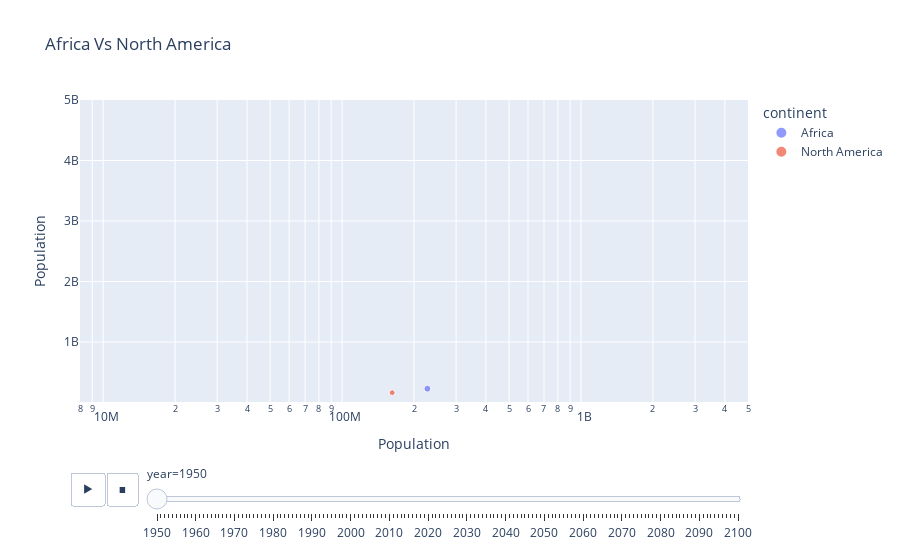

Write notebook code for a chart like this one.
### Markdown cell above
#### Population Growth Projection

### Code cell
px.scatter(population, x=" Population", y=" Population",
        animation_frame="year",
        animation_group="continent",
        color="continent",
        size=" Population",
        hover_name="continent",
        range_x=[8000000,5000000000],
        range_y=[8000000,5000000000],
        log_x=True,
        title='Africa Vs North America'
          )

### Figure 1 — Plotly figure (JSON) as saved in the notebook; plotly's stock layout.template omitted (floating-point values rounded to 4 significant figures)
{"data": [{"hovertemplate": "<b>%{hovertext}</b><br><br>continent=Africa<br>year=1950<br> Population=%{marker.size}<extra></extra>", "hovertext": ["Africa"], "ids": ["Africa"], "legendgroup": "Africa", "marker": {"color": "#636efa", "size": [227549258], "sizemode": "area", "sizeref": 9811000.0, "symbol": "circle"}, "mode": "markers", "name": "Africa", "orientation": "v", "showlegend": true, "type": "scatter", "x": [227549258], "xaxis": "x", "y": [227549258], "yaxis": "y"}, {"hovertemplate": "<b>%{hovertext}</b><br><br>continent=North America<br>year=1950<br> Population=%{marker.size}<extra></extra>", "hovertext": ["North America"], "ids": ["North America"], "legendgroup": "North America", "marker": {"color": "#EF553B", "size": [162089353], "sizemode": "area", "sizeref": 9811000.0, "symbol": "circle"}, "mode": "markers", "name": "North America", "orientation": "v", "showlegend": true, "type": "scatter", "x": [162089353], "xaxis": "x", "y": [162089353], "yaxis": "y"}], "layout": {"legend": {"itemsizing": "constant", "title": {"text": "continent"}, "tracegroupgap": 0}, "sliders": [{"active": 0, "currentvalue": {"prefix": "year="}, "len": 0.9, "pad": {"b": 10, "t": 60}, "steps": [{"args": [["1950"], {"frame": {"duration": 0, "redraw": false}, "fromcurrent": true, "mode": "immediate", "transition": {"duration": 0, "easing": "linear"}}], "label": "1950", "method": "animate"}, {"args": [["1951"], {"frame": {"duration": 0, "redraw": false}, "fromcurrent": true, "mode": "immediate", "transition": {"duration": 0, "easing": "linear"}}], "label": "1951", "method": "animate"}, {"args": [["1952"], {"frame": {"duration": 0, "redraw": false}, "fromcurrent": true, "mode": "immediate", "transition": {"duration": 0, "easing": "linear"}}], "label": "1952", "method": "animate"}, {"args": [["1953"], {"frame": {"duration": 0, "redraw": false}, "fromcurrent": true, "mode": "immediate", "transition": {"duration": 0, "easing": "linear"}}], "label": "1953", "method": "animate"}, {"args": [["1954"], {"frame": {"duration": 0, "redraw": false}, "fromcurrent": true, "mode": "immediate", "transition": {"duration": 0, "easing": "linear"}}], "label": "1954", "method": "animate"}, {"args": [["1955"], {"frame": {"duration": 0, "redraw": false}, "fromcurrent": true, "mode": "immediate", "transition": {"duration": 0, "easing": "linear"}}], "label": "1955", "method": "animate"}, {"args": [["1956"], {"frame": {"duration": 0, "redraw": false}, "fromcurrent": true, "mode": "immediate", "transition": {"duration": 0, "easing": "linear"}}], "label": "1956", "method": "animate"}, {"args": [["1957"], {"frame": {"duration": 0, "redraw": false}, "fromcurrent": true, "mode": "immediate", "transition": {"duration": 0, "easing": "linear"}}], "label": "1957", "method": "animate"}, {"args": [["1958"], {"frame": {"duration": 0, "redraw": false}, "fromcurrent": true, "mode": "immediate", "transition": {"duration": 0, "easing": "linear"}}], "label": "1958", "method": "animate"}, {"args": [["1959"], {"frame": {"duration": 0, "redraw": false}, "fromcurrent": true, "mode": "immediate", "transition": {"duration": 0, "easing": "linear"}}], "label": "1959", "method": "animate"}, {"args": [["1960"], {"frame": {"duration": 0, "redraw": false}, "fromcurrent": true, "mode": "immediate", "transition": {"duration": 0, "easing": "linear"}}], "label": "1960", "method": "animate"}, {"args": [["1961"], {"frame": {"duration": 0, "redraw": false}, "fromcurrent": true, "mode": "immediate", "transition": {"duration": 0, "easing": "linear"}}], "label": "1961", "method": "animate"}, {"args": [["1962"], {"frame": {"duration": 0, "redraw": false}, "fromcurrent": true, "mode": "immediate", "transition": {"duration": 0, "easing": "linear"}}], "label": "1962", "method": "animate"}, {"args": [["1963"], {"frame": {"duration": 0, "redraw": false}, "fromcurrent": true, "mode": "immediate", "transition": {"duration": 0, "easing": "linear"}}], "label": "1963", "method": "animate"}, {"args": [["1964"], {"frame": {"duration": 0, "redraw": false}, "fromcurrent": true, "mode": "immediate", "transition": {"duration": 0, "easing": "linear"}}], "label": "1964", "method": "animate"}, {"args": [["1965"], {"frame": {"duration": 0, "redraw": false}, "fromcurrent": true, "mode": "immediate", "transition": {"duration": 0, "easing": "linear"}}], "label": "1965", "method": "animate"}, {"args": [["1966"], {"frame": {"duration": 0, "redraw": false}, "fromcurrent": true, "mode": "immediate", "transition": {"duration": 0, "easing": "linear"}}], "label": "1966", "method": "animate"}, {"args": [["1967"], {"frame": {"duration": 0, "redraw": false}, "fromcurrent": true, "mode": "immediate", "transition": {"duration": 0, "easing": "linear"}}], "label": "1967", "method": "animate"}, {"args": [["1968"], {"frame": {"duration": 0, "redraw": false}, "fromcurrent": true, "mode": "immediate", "transition": {"duration": 0, "easing": "linear"}}], "label": "1968", "method": "animate"}, {"args": [["1969"], {"frame": {"duration": 0, "redraw": false}, "fromcurrent": true, "mode": "immediate", "transition": {"duration": 0, "easing": "linear"}}], "label": "1969", "method": "animate"}, {"args": [["1970"], {"frame": {"duration": 0, "redraw": false}, "fromcurrent": true, "mode": "immediate", "transition": {"duration": 0, "easing": "linear"}}], "label": "1970", "method": "animate"}, {"args": [["1971"], {"frame": {"duration": 0, "redraw": false}, "fromcurrent": true, "mode": "immediate", "transition": {"duration": 0, "easing": "linear"}}], "label": "1971", "method": "animate"}, {"args": [["1972"], {"frame": {"duration": 0, "redraw": false}, "fromcurrent": true, "mode": "immediate", "transition": {"duration": 0, "easing": "linear"}}], "label": "1972", "method": "animate"}, {"args": [["1973"], {"frame": {"duration": 0, "redraw": false}, "fromcurrent": true, "mode": "immediate", "transition": {"duration": 0, "easing": "linear"}}], "label": "1973", "method": "animate"}, {"args": [["1974"], {"frame": {"duration": 0, "redraw": false}, "fromcurrent": true, "mode": "immediate", "transition": {"duration": 0, "easing": "linear"}}], "label": "1974", "method": "animate"}, {"args": [["1975"], {"frame": {"duration": 0, "redraw": false}, "fromcurrent": true, "mode": "immediate", "transition": {"duration": 0, "easing": "linear"}}], "label": "1975", "method": "animate"}, {"args": [["1976"], {"frame": {"duration": 0, "redraw": false}, "fromcurrent": true, "mode": "immediate", "transition": {"duration": 0, "easing": "linear"}}], "label": "1976", "method": "animate"}, {"args": [["1977"], {"frame": {"duration": 0, "redraw": false}, "fromcurrent": true, "mode": "immediate", "transition": {"duration": 0, "easing": "linear"}}], "label": "1977", "method": "animate"}, {"args": [["1978"], {"frame": {"duration": 0, "redraw": false}, "fromcurrent": true, "mode": "immediate", "transition": {"duration": 0, "easing": "linear"}}], "label": "1978", "method": "animate"}, {"args": [["1979"], {"frame": {"duration": 0, "redraw": false}, "fromcurrent": true, "mode": "immediate", "transition": {"duration": 0, "easing": "linear"}}], "label": "1979", "method": "animate"}, {"args": [["1980"], {"frame": {"duration": 0, "redraw": false}, "fromcurrent": true, "mode": "immediate", "transition": {"duration": 0, "easing": "linear"}}], "label": "1980", "method": "animate"}, {"args": [["1981"], {"frame": {"duration": 0, "redraw": false}, "fromcurrent": true, "mode": "immediate", "transition": {"duration": 0, "easing": "linear"}}], "label": "1981", "method": "animate"}, {"args": [["1982"], {"frame": {"duration": 0, "redraw": false}, "fromcurrent": true, "mode": "immediate", "transition": {"duration": 0, "easing": "linear"}}], "label": "1982", "method": "animate"}, {"args": [["1983"], {"frame": {"duration": 0, "redraw": false}, "fromcurrent": true, "mode": "immediate", "transition": {"duration": 0, "easing": "linear"}}], "label": "1983", "method": "animate"}, {"args": [["1984"], {"frame": {"duration": 0, "redraw": false}, "fromcurrent": true, "mode": "immediate", "transition": {"duration": 0, "easing": "linear"}}], "label": "1984", "method": "animate"}, {"args": [["1985"], {"frame": {"duration": 0, "redraw": false}, "fromcurrent": true, "mode": "immediate", "transition": {"duration": 0, "easing": "linear"}}], "label": "1985", "method": "animate"}, {"args": [["1986"], {"frame": {"duration": 0, "redraw": false}, "fromcurrent": true, "mode": "immediate", "transition": {"duration": 0, "easing": "linear"}}], "label": "1986", "method": "animate"}, {"args": [["1987"], {"frame": {"duration": 0, "redraw": false}, "fromcurrent": true, "mode": "immediate", "transition": {"duration": 0, "easing": "linear"}}], "label": "1987", "method": "animate"}, {"args": [["1988"], {"frame": {"duration": 0, "redraw": false}, "fromcurrent": true, "mode": "immediate", "transition": {"duration": 0, "easing": "linear"}}], "label": "1988", "method": "animate"}, {"args": [["1989"], {"frame": {"duration": 0, "redraw": false}, "fromcurrent": true, "mode": "immediate", "transition": {"duration": 0, "easing": "linear"}}], "label": "1989", "method": "animate"}, {"args": [["1990"], {"frame": {"duration": 0, "redraw": false}, "fromcurrent": true, "mode": "immediate", "transition": {"duration": 0, "easing": "linear"}}], "label": "1990", "method": "animate"}, {"args": [["1991"], {"frame": {"duration": 0, "redraw": false}, "fromcurrent": true, "mode": "immediate", "transition": {"duration": 0, "easing": "linear"}}], "label": "1991", "method": "animate"}, {"args": [["1992"], {"frame": {"duration": 0, "redraw": false}, "fromcurrent": true, "mode": "immediate", "transition": {"duration": 0, "easing": "linear"}}], "label": "1992", "method": "animate"}, {"args": [["1993"], {"frame": {"duration": 0, "redraw": false}, "fromcurrent": true, "mode": "immediate", "transition": {"duration": 0, "easing": "linear"}}], "label": "1993", "method": "animate"}, {"args": [["1994"], {"frame": {"duration": 0, "redraw": false}, "fromcurrent": true, "mode": "immediate", "transition": {"duration": 0, "easing": "linear"}}], "label": "1994", "method": "animate"}, {"args": [["1995"], {"frame": {"duration": 0, "redraw": false}, "fromcurrent": true, "mode": "immediate", "transition": {"duration": 0, "easing": "linear"}}], "label": "1995", "method": "animate"}, {"args": [["1996"], {"frame": {"duration": 0, "redraw": false}, "fromcurrent": true, "mode": "immediate", "transition": {"duration": 0, "easing": "linear"}}], "label": "1996", "method": "animate"}, {"args": [["1997"], {"frame": {"duration": 0, "redraw": false}, "fromcurrent": true, "mode": "immediate", "transition": {"duration": 0, "easing": "linear"}}], "label": "1997", "method": "animate"}, {"args": [["1998"], {"frame": {"duration": 0, "redraw": false}, "fromcurrent": true, "mode": "immediate", "transition": {"duration": 0, "easing": "linear"}}], "label": "1998", "method": "animate"}, {"args": [["1999"], {"frame": {"duration": 0, "redraw": false}, "fromcurrent": true, "mode": "immediate", "transition": {"duration": 0, "easing": "linear"}}], "label": "1999", "method": "animate"}, {"args": [["2000"], {"frame": {"duration": 0, "redraw": false}, "fromcurrent": true, "mode": "immediate", "transition": {"duration": 0, "easing": "linear"}}], "label": "2000", "method": "animate"}, {"args": [["2001"], {"frame": {"duration": 0, "redraw": false}, "fromcurrent": true, "mode": "immediate", "transition": {"duration": 0, "easing": "linear"}}], "label": "2001", "method": "animate"}, {"args": [["2002"], {"frame": {"duration": 0, "redraw": false}, "fromcurrent": true, "mode": "immediate", "transition": {"duration": 0, "easing": "linear"}}], "label": "2002", "method": "animate"}, {"args": [["2003"], {"frame": {"duration": 0, "redraw": false}, "fromcurrent": true, "mode": "immediate", "transition": {"duration": 0, "easing": "linear"}}], "label": "2003", "method": "animate"}, {"args": [["2004"], {"frame": {"duration": 0, "redraw": false}, "fromcurrent": true, "mode": "immediate", "transition": {"duration": 0, "easing": "linear"}}], "label": "2004", "method": "animate"}, {"args": [["2005"], {"frame": {"duration": 0, "redraw": false}, "fromcurrent": true, "mode": "immediate", "transition": {"duration": 0, "easing": "linear"}}], "label": "2005", "method": "animate"}, {"args": [["2006"], {"frame": {"duration": 0, "redraw": false}, "fromcurrent": true, "mode": "immediate", "transition": {"duration": 0, "easing": "linear"}}], "label": "2006", "method": "animate"}, {"args": [["2007"], {"frame": {"duration": 0, "redraw": false}, "fromcurrent": true, "mode": "immediate", "transition": {"duration": 0, "easing": "linear"}}], "label": "2007", "method": "animate"}, {"args": [["2008"], {"frame": {"duration": 0, "redraw": false}, "fromcurrent": true, "mode": "immediate", "transition": {"duration": 0, "easing": "linear"}}], "label": "2008", "method": "animate"}, {"args": [["2009"], {"frame": {"duration": 0, "redraw": false}, "fromcurrent": true, "mode": "immediate", "transition": {"duration": 0, "easing": "linear"}}], "label": "2009", "method": "animate"}, {"args": [["2010"], {"frame": {"duration": 0, "redraw": false}, "fromcurrent": true, "mode": "immediate", "transition": {"duration": 0, "easing": "linear"}}], "label": "2010", "method": "animate"}, {"args": [["2011"], {"frame": {"duration": 0, "redraw": false}, "fromcurrent": true, "mode": "immediate", "transition": {"duration": 0, "easing": "linear"}}], "label": "2011", "method": "animate"}, {"args": [["2012"], {"frame": {"duration": 0, "redraw": false}, "fromcurrent": true, "mode": "immediate", "transition": {"duration": 0, "easing": "linear"}}], "label": "2012", "method": "animate"}, {"args": [["2013"], {"frame": {"duration": 0, "redraw": false}, "fromcurrent": true, "mode": "immediate", "transition": {"duration": 0, "easing": "linear"}}], "label": "2013", "method": "animate"}, {"args": [["2014"], {"frame": {"duration": 0, "redraw": false}, "fromcurrent": true, "mode": "immediate", "transition": {"duration": 0, "easing": "linear"}}], "label": "2014", "method": "animate"}, {"args": [["2015"], {"frame": {"duration": 0, "redraw": false}, "fromcurrent": true, "mode": "immediate", "transition": {"duration": 0, "easing": "linear"}}], "label": "2015", "method": "animate"}, {"args": [["2016"], {"frame": {"duration": 0, "redraw": false}, "fromcurrent": true, "mode": "immediate", "transition": {"duration": 0, "easing": "linear"}}], "label": "2016", "method": "animate"}, {"args": [["2017"], {"frame": {"duration": 0, "redraw": false}, "fromcurrent": true, "mode": "immediate", "transition": {"duration": 0, "easing": "linear"}}], "label": "2017", "method": "animate"}, {"args": [["2018"], {"frame": {"duration": 0, "redraw": false}, "fromcurrent": true, "mode": "immediate", "transition": {"duration": 0, "easing": "linear"}}], "label": "2018", "method": "animate"}, {"args": [["2019"], {"frame": {"duration": 0, "redraw": false}, "fromcurrent": true, "mode": "immediate", "transition": {"duration": 0, "easing": "linear"}}], "label": "2019", "method": "animate"}, {"args": [["2020"], {"frame": {"duration": 0, "redraw": false}, "fromcurrent": true, "mode": "immediate", "transition": {"duration": 0, "easing": "linear"}}], "label": "2020", "method": "animate"}, {"args": [["2021"], {"frame": {"duration": 0, "redraw": false}, "fromcurrent": true, "mode": "immediate", "transition": {"duration": 0, "easing": "linear"}}], "label": "2021", "method": "animate"}, {"args": [["2022"], {"frame": {"duration": 0, "redraw": false}, "fromcurrent": true, "mode": "immediate", "transition": {"duration": 0, "easing": "linear"}}], "label": "2022", "method": "animate"}, {"args": [["2023"], {"frame": {"duration": 0, "redraw": false}, "fromcurrent": true, "mode": "immediate", "transition": {"duration": 0, "easing": "linear"}}], "label": "2023", "method": "animate"}, {"args": [["2024"], {"frame": {"duration": 0, "redraw": false}, "fromcurrent": true, "mode": "immediate", "transition": {"duration": 0, "easing": "linear"}}], "label": "2024", "method": "animate"}, {"args": [["2025"], {"frame": {"duration": 0, "redraw": false}, "fromcurrent": true, "mode": "immediate", "transition": {"duration": 0, "easing": "linear"}}], "label": "2025", "method": "animate"}, {"args": [["2026"], {"frame": {"duration": 0, "redraw": false}, "fromcurrent": true, "mode": "immediate", "transition": {"duration": 0, "easing": "linear"}}], "label": "2026", "method": "animate"}, {"args": [["2027"], {"frame": {"duration": 0, "redraw": false}, "fromcurrent": true, "mode": "immediate", "transition": {"duration": 0, "easing": "linear"}}], "label": "2027", "method": "animate"}, {"args": [["2028"], {"frame": {"duration": 0, "redraw": false}, "fromcurrent": true, "mode": "immediate", "transition": {"duration": 0, "easing": "linear"}}], "label": "2028", "method": "animate"}, {"args": [["2029"], {"frame": {"duration": 0, "redraw": false}, "fromcurrent": true, "mode": "immediate", "transition": {"duration": 0, "easing": "linear"}}], "label": "2029", "method": "animate"}, {"args": [["2030"], {"frame": {"duration": 0, "redraw": false}, "fromcurrent": true, "mode": "immediate", "transition": {"duration": 0, "easing": "linear"}}], "label": "2030", "method": "animate"}, {"args": [["2031"], {"frame": {"duration": 0, "redraw": false}, "fromcurrent": true, "mode": "immediate", "transition": {"duration": 0, "easing": "linear"}}], "label": "2031", "method": "animate"}, {"args": [["2032"], {"frame": {"duration": 0, "redraw": false}, "fromcurrent": true, "mode": "immediate", "transition": {"duration": 0, "easing": "linear"}}], "label": "2032", "method": "animate"}, {"args": [["2033"], {"frame": {"duration": 0, "redraw": false}, "fromcurrent": true, "mode": "immediate", "transition": {"duration": 0, "easing": "linear"}}], "label": "2033", "method": "animate"}, {"args": [["2034"], {"frame": {"duration": 0, "redraw": false}, "fromcurrent": true, "mode": "immediate", "transition": {"duration": 0, "easing": "linear"}}], "label": "2034", "method": "animate"}, {"args": [["2035"], {"frame": {"duration": 0, "redraw": false}, "fromcurrent": true, "mode": "immediate", "transition": {"duration": 0, "easing": "linear"}}], "label": "2035", "method": "animate"}, {"args": [["2036"], {"frame": {"duration": 0, "redraw": false}, "fromcurrent": true, "mode": "immediate", "transition": {"duration": 0, "easing": "linear"}}], "label": "2036", "method": "animate"}, {"args": [["2037"], {"frame": {"duration": 0, "redraw": false}, "fromcurrent": true, "mode": "immediate", "transition": {"duration": 0, "easing": "linear"}}], "label": "2037", "method": "animate"}, {"args": [["2038"], {"frame": {"duration": 0, "redraw": false}, "fromcurrent": true, "mode": "immediate", "transition": {"duration": 0, "easing": "linear"}}], "label": "2038", "method": "animate"}, {"args": [["2039"], {"frame": {"duration": 0, "redraw": false}, "fromcurrent": true, "mode": "immediate", "transition": {"duration": 0, "easing": "linear"}}], "label": "2039", "method": "animate"}, {"args": [["2040"], {"frame": {"duration": 0, "redraw": false}, "fromcurrent": true, "mode": "immediate", "transition": {"duration": 0, "easing": "linear"}}], "label": "2040", "method": "animate"}, {"args": [["2041"], {"frame": {"duration": 0, "redraw": false}, "fromcurrent": true, "mode": "immediate", "transition": {"duration": 0, "easing": "linear"}}], "label": "2041", "method": "animate"}, {"args": [["2042"], {"frame": {"duration": 0, "redraw": false}, "fromcurrent": true, "mode": "immediate", "transition": {"duration": 0, "easing": "linear"}}], "label": "2042", "method": "animate"}, {"args": [["2043"], {"frame": {"duration": 0, "redraw": false}, "fromcurrent": true, "mode": "immediate", "transition": {"duration": 0, "easing": "linear"}}], "label": "2043", "method": "animate"}, {"args": [["2044"], {"frame": {"duration": 0, "redraw": false}, "fromcurrent": true, "mode": "immediate", "transition": {"duration": 0, "easing": "linear"}}], "label": "2044", "method": "animate"}, {"args": [["2045"], {"frame": {"duration": 0, "redraw": false}, "fromcurrent": true, "mode": "immediate", "transition": {"duration": 0, "easing": "linear"}}], "label": "2045", "method": "animate"}, {"args": [["2046"], {"frame": {"duration": 0, "redraw": false}, "fromcurrent": true, "mode": "immediate", "transition": {"duration": 0, "easing": "linear"}}], "label": "2046", "method": "animate"}, {"args": [["2047"], {"frame": {"duration": 0, "redraw": false}, "fromcurrent": true, "mode": "immediate", "transition": {"duration": 0, "easing": "linear"}}], "label": "2047", "method": "animate"}, {"args": [["2048"], {"frame": {"duration": 0, "redraw": false}, "fromcurrent": true, "mode": "immediate", "transition": {"duration": 0, "easing": "linear"}}], "label": "2048", "method": "animate"}, {"args": [["2049"], {"frame": {"duration": 0, "redraw": false}, "fromcurrent": true, "mode": "immediate", "transition": {"duration": 0, "easing": "linear"}}], "label": "2049", "method": "animate"}, {"args": [["2050"], {"frame": {"duration": 0, "redraw": false}, "fromcurrent": true, "mode": "immediate", "transition": {"duration": 0, "easing": "linear"}}], "label": "2050", "method": "animate"}, {"args": [["2051"], {"frame": {"duration": 0, "redraw": false}, "fromcurrent": true, "mode": "immediate", "transition": {"duration": 0, "easing": "linear"}}], "label": "2051", "method": "animate"}, {"args": [["2052"], {"frame": {"duration": 0, "redraw": false}, "fromcurrent": true, "mode": "immediate", "transition": {"duration": 0, "easing": "linear"}}], "label": "2052", "method": "animate"}, {"args": [["2053"], {"frame": {"duration": 0, "redraw": false}, "fromcurrent": true, "mode": "immediate", "transition": {"duration": 0, "easing": "linear"}}], "label": "2053", "method": "animate"}, {"args": [["2054"], {"frame": {"duration": 0, "redraw": false}, "fromcurrent": true, "mode": "immediate", "transition": {"duration": 0, "easing": "linear"}}], "label": "2054", "method": "animate"}, {"args": [["2055"], {"frame": {"duration": 0, "redraw": false}, "fromcurrent": true, "mode": "immediate", "transition": {"duration": 0, "easing": "linear"}}], "label": "2055", "method": "animate"}, {"args": [["2056"], {"frame": {"duration": 0, "redraw": false}, "fromcurrent": true, "mode": "immediate", "transition": {"duration": 0, "easing": "linear"}}], "label": "2056", "method": "animate"}, {"args": [["2057"], {"frame": {"duration": 0, "redraw": false}, "fromcurrent": true, "mode": "immediate", "transition": {"duration": 0, "easing": "linear"}}], "label": "2057", "method": "animate"}, {"args": [["2058"], {"frame": {"duration": 0, "redraw": false}, "fromcurrent": true, "mode": "immediate", "transition": {"duration": 0, "easing": "linear"}}], "label": "2058", "method": "animate"}, {"args": [["2059"], {"frame": {"duration": 0, "redraw": false}, "fromcurrent": true, "mode": "immediate", "transition": {"duration": 0, "easing": "linear"}}], "label": "2059", "method": "animate"}, {"args": [["2060"], {"frame": {"duration": 0, "redraw": false}, "fromcurrent": true, "mode": "immediate", "transition": {"duration": 0, "easing": "linear"}}], "label": "2060", "method": "animate"}, {"args": [["2061"], {"frame": {"duration": 0, "redraw": false}, "fromcurrent": true, "mode": "immediate", "transition": {"duration": 0, "easing": "linear"}}], "label": "2061", "method": "animate"}, {"args": [["2062"], {"frame": {"duration": 0, "redraw": false}, "fromcurrent": true, "mode": "immediate", "transition": {"duration": 0, "easing": "linear"}}], "label": "2062", "method": "animate"}, {"args": [["2063"], {"frame": {"duration": 0, "redraw": false}, "fromcurrent": true, "mode": "immediate", "transition": {"duration": 0, "easing": "linear"}}], "label": "2063", "method": "animate"}, {"args": [["2064"], {"frame": {"duration": 0, "redraw": false}, "fromcurrent": true, "mode": "immediate", "transition": {"duration": 0, "easing": "linear"}}], "label": "2064", "method": "animate"}, {"args": [["2065"], {"frame": {"duration": 0, "redraw": false}, "fromcurrent": true, "mode": "immediate", "transition": {"duration": 0, "easing": "linear"}}], "label": "2065", "method": "animate"}, {"args": [["2066"], {"frame": {"duration": 0, "redraw": false}, "fromcurrent": true, "mode": "immediate", "transition": {"duration": 0, "easing": "linear"}}], "label": "2066", "method": "animate"}, {"args": [["2067"], {"frame": {"duration": 0, "redraw": false}, "fromcurrent": true, "mode": "immediate", "transition": {"duration": 0, "easing": "linear"}}], "label": "2067", "method": "animate"}, {"args": [["2068"], {"frame": {"duration": 0, "redraw": false}, "fromcurrent": true, "mode": "immediate", "transition": {"duration": 0, "easing": "linear"}}], "label": "2068", "method": "animate"}, {"args": [["2069"], {"frame": {"duration": 0, "redraw": false}, "fromcurrent": true, "mode": "immediate", "transition": {"duration": 0, "easing": "linear"}}], "label": "2069", "method": "animate"}, {"args": [["2070"], {"frame": {"duration": 0, "redraw": false}, "fromcurrent": true, "mode": "immediate", "transition": {"duration": 0, "easing": "linear"}}], "label": "2070", "method": "animate"}, {"args": [["2071"], {"frame": {"duration": 0, "redraw": false}, "fromcurrent": true, "mode": "immediate", "transition": {"duration": 0, "easing": "linear"}}], "label": "2071", "method": "animate"}, {"args": [["2072"], {"frame": {"duration": 0, "redraw": false}, "fromcurrent": true, "mode": "immediate", "transition": {"duration": 0, "easing": "linear"}}], "label": "2072", "method": "animate"}, {"args": [["2073"], {"frame": {"duration": 0, "redraw": false}, "fromcurrent": true, "mode": "immediate", "transition": {"duration": 0, "easing": "linear"}}], "label": "2073", "method": "animate"}, {"args": [["2074"], {"frame": {"duration": 0, "redraw": false}, "fromcurrent": true, "mode": "immediate", "transition": {"duration": 0, "easing": "linear"}}], "label": "2074", "method": "animate"}, {"args": [["2075"], {"frame": {"duration": 0, "redraw": false}, "fromcurrent": true, "mode": "immediate", "transition": {"duration": 0, "easing": "linear"}}], "label": "2075", "method": "animate"}, {"args": [["2076"], {"frame": {"duration": 0, "redraw": false}, "fromcurrent": true, "mode": "immediate", "transition": {"duration": 0, "easing": "linear"}}], "label": "2076", "method": "animate"}, {"args": [["2077"], {"frame": {"duration": 0, "redraw": false}, "fromcurrent": true, "mode": "immediate", "transition": {"duration": 0, "easing": "linear"}}], "label": "2077", "method": "animate"}, {"args": [["2078"], {"frame": {"duration": 0, "redraw": false}, "fromcurrent": true, "mode": "immediate", "transition": {"duration": 0, "easing": "linear"}}], "label": "2078", "method": "animate"}, {"args": [["2079"], {"frame": {"duration": 0, "redraw": false}, "fromcurrent": true, "mode": "immediate", "transition": {"duration": 0, "easing": "linear"}}], "label": "2079", "method": "animate"}, {"args": [["2080"], {"frame": {"duration": 0, "redraw": false}, "fromcurrent": true, "mode": "immediate", "transition": {"duration": 0, "easing": "linear"}}], "label": "2080", "method": "animate"}, {"args": [["2081"], {"frame": {"duration": 0, "redraw": false}, "fromcurrent": true, "mode": "immediate", "transition": {"duration": 0, "easing": "linear"}}], "label": "2081", "method": "animate"}, {"args": [["2082"], {"frame": {"duration": 0, "redraw": false}, "fromcurrent": true, "mode": "immediate", "transition": {"duration": 0, "easing": "linear"}}], "label": "2082", "method": "animate"}, {"args": [["2083"], {"frame": {"duration": 0, "redraw": false}, "fromcurrent": true, "mode": "immediate", "transition": {"duration": 0, "easing": "linear"}}], "label": "2083", "method": "animate"}, {"args": [["2084"], {"frame": {"duration": 0, "redraw": false}, "fromcurrent": true, "mode": "immediate", "transition": {"duration": 0, "easing": "linear"}}], "label": "2084", "method": "animate"}, {"args": [["2085"], {"frame": {"duration": 0, "redraw": false}, "fromcurrent": true, "mode": "immediate", "transition": {"duration": 0, "easing": "linear"}}], "label": "2085", "method": "animate"}, {"args": [["2086"], {"frame": {"duration": 0, "redraw": false}, "fromcurrent": true, "mode": "immediate", "transition": {"duration": 0, "easing": "linear"}}], "label": "2086", "method": "animate"}, {"args": [["2087"], {"frame": {"duration": 0, "redraw": false}, "fromcurrent": true, "mode": "immediate", "transition": {"duration": 0, "easing": "linear"}}], "label": "2087", "method": "animate"}, {"args": [["2088"], {"frame": {"duration": 0, "redraw": false}, "fromcurrent": true, "mode": "immediate", "transition": {"duration": 0, "easing": "linear"}}], "label": "2088", "method": "animate"}, {"args": [["2089"], {"frame": {"duration": 0, "redraw": false}, "fromcurrent": true, "mode": "immediate", "transition": {"duration": 0, "easing": "linear"}}], "label": "2089", "method": "animate"}, {"args": [["2090"], {"frame": {"duration": 0, "redraw": false}, "fromcurrent": true, "mode": "immediate", "transition": {"duration": 0, "easing": "linear"}}], "label": "2090", "method": "animate"}, {"args": [["2091"], {"frame": {"duration": 0, "redraw": false}, "fromcurrent": true, "mode": "immediate", "transition": {"duration": 0, "easing": "linear"}}], "label": "2091", "method": "animate"}, {"args": [["2092"], {"frame": {"duration": 0, "redraw": false}, "fromcurrent": true, "mode": "immediate", "transition": {"duration": 0, "easing": "linear"}}], "label": "2092", "method": "animate"}, {"args": [["2093"], {"frame": {"duration": 0, "redraw": false}, "fromcurrent": true, "mode": "immediate", "transition": {"duration": 0, "easing": "linear"}}], "label": "2093", "method": "animate"}, {"args": [["2094"], {"frame": {"duration": 0, "redraw": false}, "fromcurrent": true, "mode": "immediate", "transition": {"duration": 0, "easing": "linear"}}], "label": "2094", "method": "animate"}, {"args": [["2095"], {"frame": {"duration": 0, "redraw": false}, "fromcurrent": true, "mode": "immediate", "transition": {"duration": 0, "easing": "linear"}}], "label": "2095", "method": "animate"}, {"args": [["2096"], {"frame": {"duration": 0, "redraw": false}, "fromcurrent": true, "mode": "immediate", "transition": {"duration": 0, "easing": "linear"}}], "label": "2096", "method": "animate"}, {"args": [["2097"], {"frame": {"duration": 0, "redraw": false}, "fromcurrent": true, "mode": "immediate", "transition": {"duration": 0, "easing": "linear"}}], "label": "2097", "method": "animate"}, {"args": [["2098"], {"frame": {"duration": 0, "redraw": false}, "fromcurrent": true, "mode": "immediate", "transition": {"duration": 0, "easing": "linear"}}], "label": "2098", "method": "animate"}, {"args": [["2099"], {"frame": {"duration": 0, "redraw": false}, "fromcurrent": true, "mode": "immediate", "transition": {"duration": 0, "easing": "linear"}}], "label": "2099", "method": "animate"}, {"args": [["2100"], {"frame": {"duration": 0, "redraw": false}, "fromcurrent": true, "mode": "immediate", "transition": {"duration": 0, "easing": "linear"}}], "label": "2100", "method": "animate"}], "x": 0.1, "xanchor": "left", "y": 0, "yanchor": "top"}], "title": {"text": "Africa Vs North America"}, "updatemenus": [{"buttons": [{"args": [null, {"frame": {"duration": 500, "redraw": false}, "fromcurrent": true, "mode": "immediate", "transition": {"duration": 500, "easing": "linear"}}], "label": "&#9654;", "method": "animate"}, {"args": [[null], {"frame": {"duration": 0, "redraw": false}, "fromcurrent": true, "mode": "immediate", "transition": {"duration": 0, "easing": "linear"}}], "label": "&#9724;", "method": "animate"}], "direction": "left", "pad": {"r": 10, "t": 70}, "showactive": false, "type": "buttons", "x": 0.1, "xanchor": "right", "y": 0, "yanchor": "top"}], "xaxis": {"anchor": "y", "domain": [0, 1], "range": [6.903, 9.699], "title": {"text": " Population"}, "type": "log"}, "yaxis": {"anchor": "x", "domain": [0, 1], "range": [8000000, 5000000000], "title": {"text": " Population"}}}}
